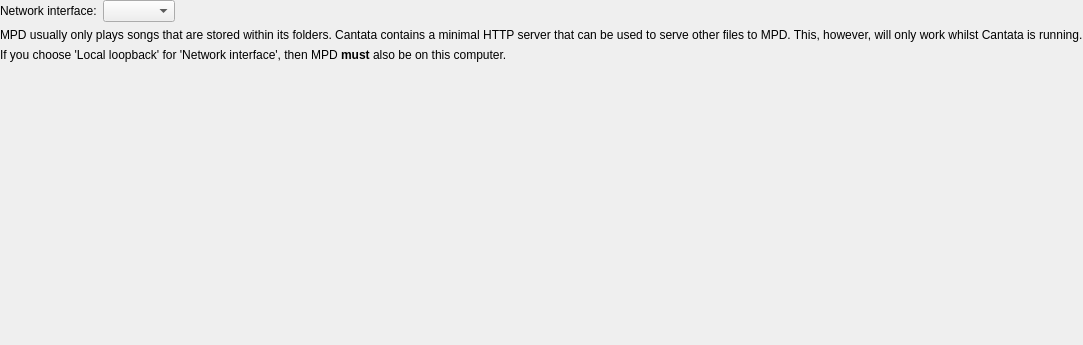
<?xml version="1.0" encoding="UTF-8"?>
<ui version="4.0">
 <class>HttpServerSettings</class>
 <widget class="QWidget" name="HttpServerSettings">
  <property name="geometry">
   <rect>
    <x>0</x>
    <y>0</y>
    <width>416</width>
    <height>345</height>
   </rect>
  </property>
  <layout class="QVBoxLayout" name="verticalLayout">
   <property name="margin">
    <number>0</number>
   </property>
   <item>
    <layout class="QFormLayout" name="formLayout">
     <property name="fieldGrowthPolicy">
      <enum>QFormLayout::ExpandingFieldsGrow</enum>
     </property>
     <item row="1" column="0">
      <widget class="BuddyLabel" name="label_5">
       <property name="text">
        <string>Network interface:</string>
       </property>
       <property name="buddy">
        <cstring>httpInterface</cstring>
       </property>
      </widget>
     </item>
     <item row="1" column="1">
      <widget class="QComboBox" name="httpInterface"/>
     </item>
    </layout>
   </item>
   <item>
    <widget class="NoteLabel" name="label_4">
     <property name="text">
      <string>MPD usually only plays songs that are stored within its folders. Cantata contains a minimal HTTP server that can be used to serve other files to MPD. This, however, will only work whilst Cantata is running.</string>
     </property>
    </widget>
   </item>
   <item>
    <widget class="NoteLabel" name="label_4b">
     <property name="text">
      <string>If you choose 'Local loopback' for 'Network interface', then MPD &lt;b&gt;must&lt;/b&gt; also be on this computer.</string>
     </property>
    </widget>
   </item>
   <item>
    <spacer name="expandingSpacer">
     <property name="orientation">
      <enum>Qt::Vertical</enum>
     </property>
     <property name="sizeHint" stdset="0">
      <size>
       <width>20</width>
       <height>0</height>
      </size>
     </property>
    </spacer>
   </item>
  </layout>
 </widget>
 <customwidgets>
  <customwidget>
   <class>BuddyLabel</class>
   <extends>QLabel</extends>
   <header>support/buddylabel.h</header>
  </customwidget>
  <customwidget>
   <class>NoteLabel</class>
   <extends>QLabel</extends>
   <header>widgets/notelabel.h</header>
  </customwidget>
 </customwidgets>
 <tabstops/>
 <resources/>
 <connections/>
</ui>
